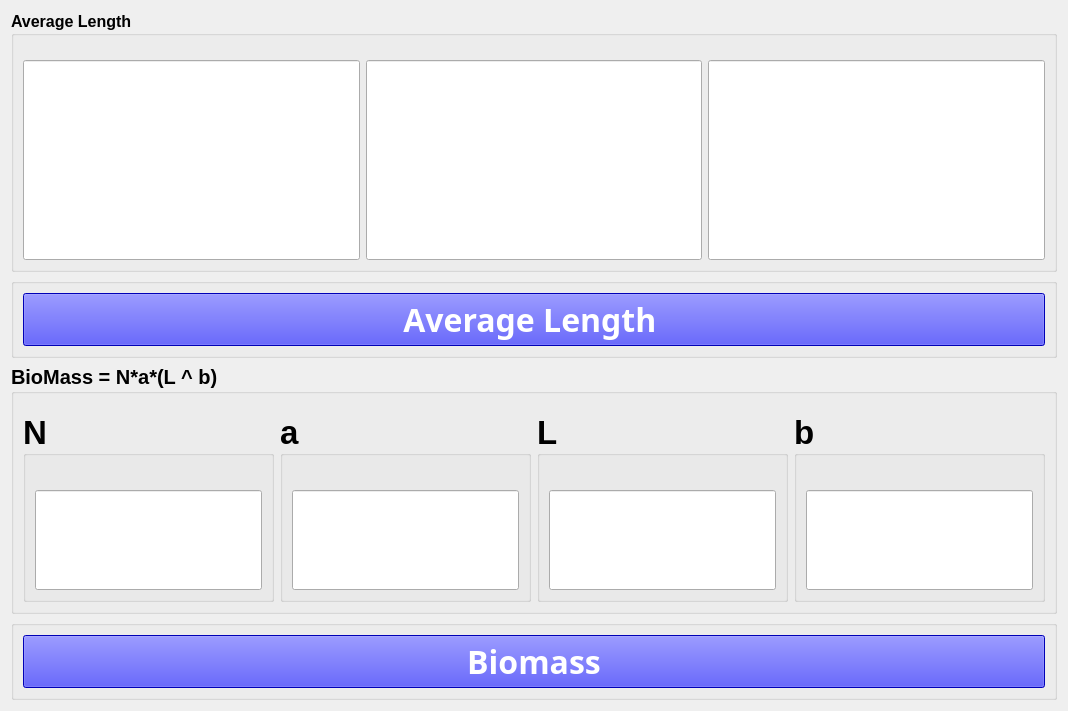
      <widget class="QWidget" name="tab_4">
       <attribute name="title">
        <string>Calculations</string>
       </attribute>
       <layout class="QGridLayout" name="gridLayout_4" rowstretch="2,1,3,1">
        <item row="1" column="0">
         <layout class="QHBoxLayout" name="horizontalLayout_3" stretch="0">
          <item>
           <widget class="QGroupBox" name="groupBox_6">
            <property name="title">
             <string/>
            </property>
            <layout class="QGridLayout" name="gridLayout_6">
             <item row="0" column="0">
              <widget class="QPushButton" name="avreg">
               <property name="sizePolicy">
                <sizepolicy hsizetype="Minimum" vsizetype="Expanding">
                 <horstretch>0</horstretch>
                 <verstretch>0</verstretch>
                </sizepolicy>
               </property>
               <property name="minimumSize">
                <size>
                 <width>0</width>
                 <height>50</height>
                </size>
               </property>
               <property name="font">
                <font>
                 <family>Agency FB</family>
                 <pointsize>24</pointsize>
                 <weight>75</weight>
                 <bold>true</bold>
                </font>
               </property>
               <property name="focusPolicy">
                <enum>Qt::ClickFocus</enum>
               </property>
               <property name="toolTip">
                <string>&lt;html&gt;&lt;head/&gt;&lt;body&gt;&lt;p&gt;&lt;span style=&quot; color:#005500;&quot;&gt;Avreg Length&lt;/span&gt;&lt;/p&gt;&lt;/body&gt;&lt;/html&gt;</string>
               </property>
               <property name="whatsThis">
                <string>&lt;!DOCTYPE HTML PUBLIC &quot;-//W3C//DTD HTML 4.0//EN&quot; &quot;http://www.w3.org/TR/REC-html40/strict.dtd&quot;&gt;
&lt;html&gt;&lt;head&gt;&lt;meta name=&quot;qrichtext&quot; content=&quot;1&quot; /&gt;&lt;style type=&quot;text/css&quot;&gt;
p, li { white-space: pre-wrap; }
&lt;/style&gt;&lt;/head&gt;&lt;body style=&quot; font-family:'MS Shell Dlg 2'; font-size:12pt; font-weight:400; font-style:normal;&quot;&gt;
&lt;p align=&quot;center&quot; style=&quot; margin-top:0px; margin-bottom:0px; margin-left:0px; margin-right:0px; -qt-block-indent:0; text-indent:0px;&quot;&gt;&lt;span style=&quot; color:#005500;&quot;&gt;Avreg Length &lt;/span&gt;&lt;/p&gt;&lt;/body&gt;&lt;/html&gt;</string>
               </property>
               <property name="styleSheet">
                <string notr="true">color: rgb(255, 255, 255);
background-color: rgb(0, 0, 255);</string>
               </property>
               <property name="text">
                <string>Average Length </string>
               </property>
               <property name="iconSize">
                <size>
                 <width>50</width>
                 <height>200</height>
                </size>
               </property>
              </widget>
             </item>
            </layout>
           </widget>
          </item>
         </layout>
        </item>
        <item row="0" column="0">
         <widget class="QGroupBox" name="groupBox_7">
          <property name="minimumSize">
           <size>
            <width>0</width>
            <height>0</height>
           </size>
          </property>
          <property name="font">
           <font>
            <pointsize>12</pointsize>
            <weight>75</weight>
            <bold>true</bold>
           </font>
          </property>
          <property name="title">
           <string>Average Length</string>
          </property>
          <layout class="QGridLayout" name="gridLayout_2">
           <item row="1" column="2">
            <widget class="QLineEdit" name="input_3">
             <property name="sizePolicy">
              <sizepolicy hsizetype="Expanding" vsizetype="Expanding">
               <horstretch>0</horstretch>
               <verstretch>0</verstretch>
              </sizepolicy>
             </property>
             <property name="minimumSize">
              <size>
               <width>0</width>
               <height>200</height>
              </size>
             </property>
             <property name="font">
              <font>
               <family>NSimSun</family>
               <pointsize>16</pointsize>
               <weight>50</weight>
               <italic>false</italic>
               <bold>false</bold>
              </font>
             </property>
             <property name="focusPolicy">
              <enum>Qt::ClickFocus</enum>
             </property>
             <property name="styleSheet">
              <string notr="true">font: 16pt &quot;NSimSun&quot;;</string>
             </property>
             <property name="alignment">
              <set>Qt::AlignCenter</set>
             </property>
            </widget>
           </item>
           <item row="1" column="0">
            <widget class="QLineEdit" name="input_2">
             <property name="sizePolicy">
              <sizepolicy hsizetype="Expanding" vsizetype="Expanding">
               <horstretch>0</horstretch>
               <verstretch>0</verstretch>
              </sizepolicy>
             </property>
             <property name="minimumSize">
              <size>
               <width>0</width>
               <height>200</height>
              </size>
             </property>
             <property name="font">
              <font>
               <family>NSimSun</family>
               <pointsize>16</pointsize>
               <weight>50</weight>
               <italic>false</italic>
               <bold>false</bold>
              </font>
             </property>
             <property name="focusPolicy">
              <enum>Qt::ClickFocus</enum>
             </property>
             <property name="styleSheet">
              <string notr="true">
font: 16pt &quot;NSimSun&quot;;</string>
             </property>
             <property name="alignment">
              <set>Qt::AlignCenter</set>
             </property>
            </widget>
           </item>
           <item row="0" column="0">
            <spacer name="verticalSpacer_6">
             <property name="orientation">
              <enum>Qt::Vertical</enum>
             </property>
             <property name="sizeType">
              <enum>QSizePolicy::Minimum</enum>
             </property>
             <property name="sizeHint" stdset="0">
              <size>
               <width>20</width>
               <height>15</height>
              </size>
             </property>
            </spacer>
           </item>
           <item row="1" column="1">
            <widget class="QLineEdit" name="input_1">
             <property name="sizePolicy">
              <sizepolicy hsizetype="Expanding" vsizetype="Expanding">
               <horstretch>0</horstretch>
               <verstretch>0</verstretch>
              </sizepolicy>
             </property>
             <property name="minimumSize">
              <size>
               <width>0</width>
               <height>200</height>
              </size>
             </property>
             <property name="font">
              <font>
               <family>NSimSun</family>
               <pointsize>16</pointsize>
               <weight>50</weight>
               <italic>false</italic>
               <bold>false</bold>
              </font>
             </property>
             <property name="focusPolicy">
              <enum>Qt::ClickFocus</enum>
             </property>
             <property name="styleSheet">
              <string notr="true">font: 16pt &quot;NSimSun&quot;;</string>
             </property>
             <property name="alignment">
              <set>Qt::AlignCenter</set>
             </property>
            </widget>
           </item>
          </layout>
         </widget>
        </item>
        <item row="2" column="0">
         <widget class="QGroupBox" name="groupBox_8">
          <property name="font">
           <font>
            <pointsize>15</pointsize>
            <weight>75</weight>
            <bold>true</bold>
           </font>
          </property>
          <property name="title">
           <string>BioMass = N*a*(L ^ b)</string>
          </property>
          <layout class="QGridLayout" name="gridLayout_8">
           <item row="1" column="3">
            <widget class="QGroupBox" name="bm_b">
             <property name="font">
              <font>
               <pointsize>25</pointsize>
               <weight>75</weight>
               <bold>true</bold>
              </font>
             </property>
             <property name="title">
              <string>b</string>
             </property>
             <layout class="QVBoxLayout" name="verticalLayout_5">
              <item>
               <spacer name="verticalSpacer_4">
                <property name="orientation">
                 <enum>Qt::Vertical</enum>
                </property>
                <property name="sizeType">
                 <enum>QSizePolicy::Fixed</enum>
                </property>
                <property name="sizeHint" stdset="0">
                 <size>
                  <width>20</width>
                  <height>25</height>
                 </size>
                </property>
               </spacer>
              </item>
              <item>
               <widget class="QLineEdit" name="biomass_b">
                <property name="sizePolicy">
                 <sizepolicy hsizetype="Expanding" vsizetype="Expanding">
                  <horstretch>0</horstretch>
                  <verstretch>0</verstretch>
                 </sizepolicy>
                </property>
                <property name="minimumSize">
                 <size>
                  <width>0</width>
                  <height>100</height>
                 </size>
                </property>
                <property name="font">
                 <font>
                  <family>NSimSun</family>
                  <pointsize>16</pointsize>
                  <weight>50</weight>
                  <italic>false</italic>
                  <bold>false</bold>
                 </font>
                </property>
                <property name="focusPolicy">
                 <enum>Qt::ClickFocus</enum>
                </property>
                <property name="styleSheet">
                 <string notr="true">font: 16pt &quot;NSimSun&quot;;</string>
                </property>
                <property name="alignment">
                 <set>Qt::AlignCenter</set>
                </property>
               </widget>
              </item>
             </layout>
            </widget>
           </item>
           <item row="1" column="1">
            <widget class="QGroupBox" name="bm_a">
             <property name="font">
              <font>
               <pointsize>25</pointsize>
               <weight>75</weight>
               <bold>true</bold>
              </font>
             </property>
             <property name="title">
              <string>a</string>
             </property>
             <layout class="QVBoxLayout" name="verticalLayout">
              <item>
               <spacer name="verticalSpacer_2">
                <property name="orientation">
                 <enum>Qt::Vertical</enum>
                </property>
                <property name="sizeType">
                 <enum>QSizePolicy::Fixed</enum>
                </property>
                <property name="sizeHint" stdset="0">
                 <size>
                  <width>20</width>
                  <height>25</height>
                 </size>
                </property>
               </spacer>
              </item>
              <item>
               <widget class="QLineEdit" name="input_a">
                <property name="sizePolicy">
                 <sizepolicy hsizetype="Expanding" vsizetype="Expanding">
                  <horstretch>0</horstretch>
                  <verstretch>0</verstretch>
                 </sizepolicy>
                </property>
                <property name="minimumSize">
                 <size>
                  <width>0</width>
                  <height>100</height>
                 </size>
                </property>
                <property name="font">
                 <font>
                  <family>NSimSun</family>
                  <pointsize>16</pointsize>
                  <weight>50</weight>
                  <italic>false</italic>
                  <bold>false</bold>
                 </font>
                </property>
                <property name="focusPolicy">
                 <enum>Qt::ClickFocus</enum>
                </property>
                <property name="styleSheet">
                 <string notr="true">font: 16pt &quot;NSimSun&quot;;</string>
                </property>
                <property name="alignment">
                 <set>Qt::AlignCenter</set>
                </property>
               </widget>
              </item>
             </layout>
            </widget>
           </item>
           <item row="1" column="0">
            <widget class="QGroupBox" name="bm_n">
             <property name="font">
              <font>
               <pointsize>25</pointsize>
               <weight>75</weight>
               <bold>true</bold>
              </font>
             </property>
             <property name="title">
              <string>N</string>
             </property>
             <layout class="QGridLayout" name="gridLayout_9">
              <item row="0" column="0">
               <spacer name="verticalSpacer">
                <property name="orientation">
                 <enum>Qt::Vertical</enum>
                </property>
                <property name="sizeType">
                 <enum>QSizePolicy::Fixed</enum>
                </property>
                <property name="sizeHint" stdset="0">
                 <size>
                  <width>20</width>
                  <height>25</height>
                 </size>
                </property>
               </spacer>
              </item>
              <item row="1" column="0">
               <widget class="QLineEdit" name="input_n">
                <property name="sizePolicy">
                 <sizepolicy hsizetype="Expanding" vsizetype="Expanding">
                  <horstretch>0</horstretch>
                  <verstretch>0</verstretch>
                 </sizepolicy>
                </property>
                <property name="minimumSize">
                 <size>
                  <width>0</width>
                  <height>100</height>
                 </size>
                </property>
                <property name="font">
                 <font>
                  <family>NSimSun</family>
                  <pointsize>16</pointsize>
                  <weight>50</weight>
                  <italic>false</italic>
                  <bold>false</bold>
                 </font>
                </property>
                <property name="focusPolicy">
                 <enum>Qt::ClickFocus</enum>
                </property>
                <property name="styleSheet">
                 <string notr="true">font: 16pt &quot;NSimSun&quot;;</string>
                </property>
                <property name="alignment">
                 <set>Qt::AlignCenter</set>
                </property>
               </widget>
              </item>
             </layout>
            </widget>
           </item>
           <item row="1" column="2">
            <widget class="QGroupBox" name="bm_l">
             <property name="font">
              <font>
               <pointsize>25</pointsize>
               <weight>75</weight>
               <bold>true</bold>
              </font>
             </property>
             <property name="title">
              <string>L</string>
             </property>
             <layout class="QVBoxLayout" name="verticalLayout_4">
              <item>
               <spacer name="verticalSpacer_3">
                <property name="orientation">
                 <enum>Qt::Vertical</enum>
                </property>
                <property name="sizeType">
                 <enum>QSizePolicy::Fixed</enum>
                </property>
                <property name="sizeHint" stdset="0">
                 <size>
                  <width>20</width>
                  <height>25</height>
                 </size>
                </property>
               </spacer>
              </item>
              <item>
               <widget class="QLineEdit" name="input_l">
                <property name="sizePolicy">
                 <sizepolicy hsizetype="Expanding" vsizetype="Expanding">
                  <horstretch>0</horstretch>
                  <verstretch>0</verstretch>
                 </sizepolicy>
                </property>
                <property name="minimumSize">
                 <size>
                  <width>0</width>
                  <height>100</height>
                 </size>
                </property>
                <property name="font">
                 <font>
                  <family>NSimSun</family>
                  <pointsize>16</pointsize>
                  <weight>50</weight>
                  <italic>false</italic>
                  <bold>false</bold>
                 </font>
                </property>
                <property name="focusPolicy">
                 <enum>Qt::ClickFocus</enum>
                </property>
                <property name="styleSheet">
                 <string notr="true">font: 16pt &quot;NSimSun&quot;;</string>
                </property>
                <property name="alignment">
                 <set>Qt::AlignCenter</set>
                </property>
               </widget>
              </item>
             </layout>
            </widget>
           </item>
           <item row="0" column="0">
            <spacer name="verticalSpacer_5">
             <property name="orientation">
              <enum>Qt::Vertical</enum>
             </property>
             <property name="sizeType">
              <enum>QSizePolicy::Fixed</enum>
             </property>
             <property name="sizeHint" stdset="0">
              <size>
               <width>20</width>
               <height>10</height>
              </size>
             </property>
            </spacer>
           </item>
          </layout>
         </widget>
        </item>
        <item row="3" column="0">
         <widget class="QGroupBox" name="groupBox_9">
          <property name="title">
           <string/>
          </property>
          <layout class="QGridLayout" name="gridLayout_5">
           <item row="0" column="0">
            <widget class="QPushButton" name="avreg_mass">
             <property name="sizePolicy">
              <sizepolicy hsizetype="Minimum" vsizetype="Expanding">
               <horstretch>0</horstretch>
               <verstretch>0</verstretch>
              </sizepolicy>
             </property>
             <property name="minimumSize">
              <size>
               <width>0</width>
               <height>50</height>
              </size>
             </property>
             <property name="font">
              <font>
               <family>Agency FB</family>
               <pointsize>24</pointsize>
               <weight>75</weight>
               <bold>true</bold>
              </font>
             </property>
             <property name="focusPolicy">
              <enum>Qt::ClickFocus</enum>
             </property>
             <property name="styleSheet">
              <string notr="true">color: rgb(255, 255, 255);
background-color: rgb(0, 0, 255);</string>
             </property>
             <property name="text">
              <string>Biomass</string>
             </property>
            </widget>
           </item>
          </layout>
         </widget>
        </item>
       </layout>
      </widget>
